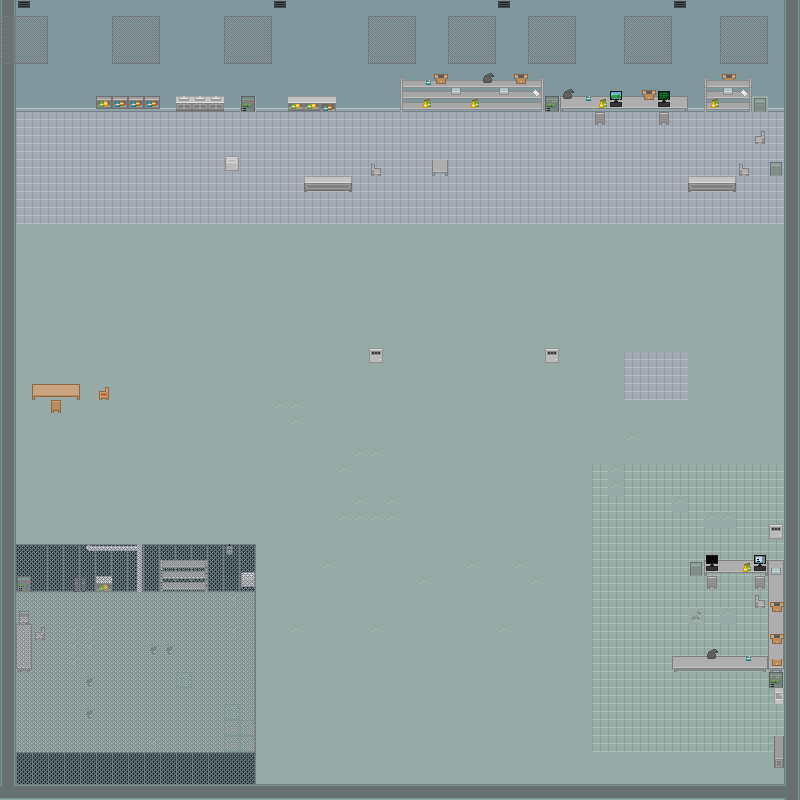

A 2D game scene composited from a Tiled map and its tileset images. What follows is a short description and the map's XML, with each tile layer's data collapsed to a summary:
An orthogonal 50x50 tile map with 16x16 px tiles, 5 tile layers (Floor, Walls, Dashable, props, ...), 2 tilesets.

<map version="1.4" tiledversion="1.4.2" orientation="orthogonal" renderorder="right-down" width="50" height="50" tilewidth="16" tileheight="16" infinite="0" nextlayerid="6" nextobjectid="1">
 <tileset firstgid="1" source="factory_tileset.tsx" />
 <tileset firstgid="1665" source="roguelikeIndoor_transparent.tsx" />
 <layer id="1" name="Floor" width="50" height="50">
  <data>[2500 cells, 2500 non-empty, 8 distinct tile ids]</data>
 </layer>
 <layer id="2" name="Walls" width="50" height="50">
  <data>[2500 cells, 615 non-empty, 46 distinct tile ids]</data>
 </layer>
 <layer id="3" name="Dashable" width="50" height="50">
  <data>[2500 cells, 0 non-empty, 0 distinct tile ids]</data>
 </layer>
 <layer id="4" name="props" width="50" height="50">
  <data>[2500 cells, 173 non-empty, 66 distinct tile ids]</data>
 </layer>
 <layer id="5" name="props-2" width="50" height="50">
  <data>[2500 cells, 220 non-empty, 13 distinct tile ids]</data>
 </layer>
</map>
